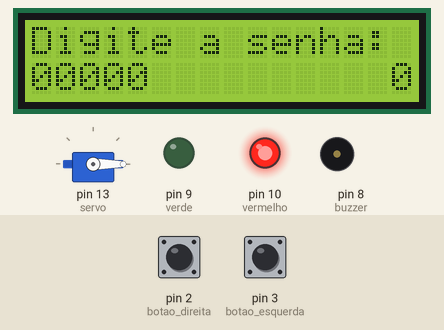
Recording of a sketch running on a simulated Arduino Uno, built with avr-gcc and run on an emulated ATmega328P. On the bench: 16×2 character LCD, servo, output pins drawn as LEDs (lit = HIGH), buzzer (waves = sounding, pin HIGH). The inputs (shaded band) are chosen by the test bench; at power-on: pin 2 (botao_direita) HIGH, pin 3 (botao_esquerda) HIGH.

Above: at 1.2 s.
1.3 s: pin 2 (botao_direita) pulled LOW for 0.15 s
At 1.6 s:
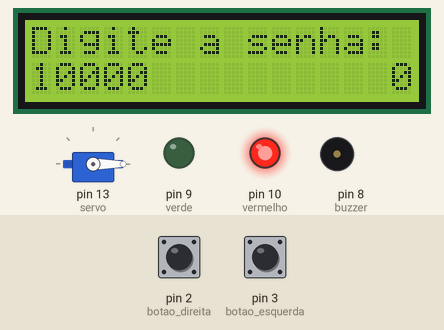
2.9 s: pin 3 (botao_esquerda) pulled LOW for 0.15 s
At 4.0 s:
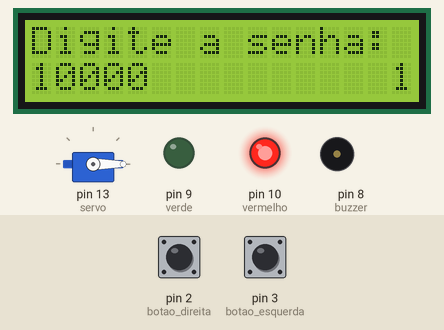
4.5 s: pin 2 (botao_direita) pulled LOW for 1 s
At 5.3 s:
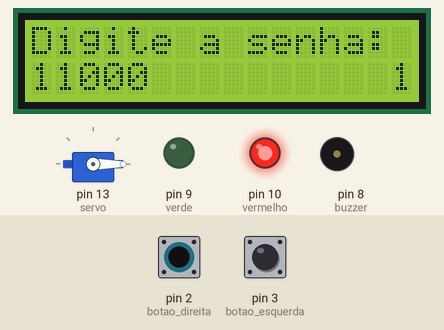
7.0 s: pin 3 (botao_esquerda) pulled LOW for 1 s
At 7.4 s:
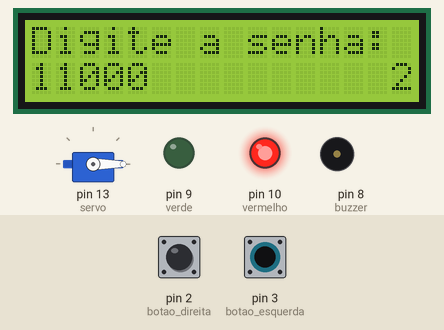
9.5 s: pin 3 (botao_esquerda) pulsed LOW 5 times (0.12 s each, 0.3 s apart)
At 10.26 s:
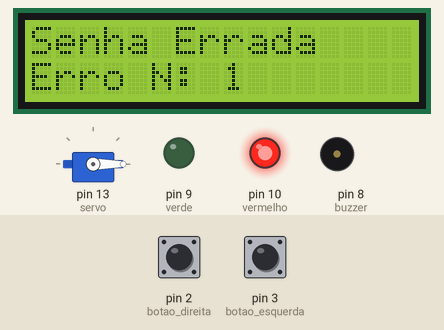
Timing chart, 0 to 12.5 s (numbered marks = the images above; inputs shaded):
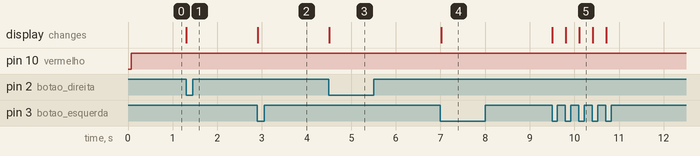

The sketch:

projeto.ino
```cpp
#include <LiquidCrystal.h>
#include <Servo.h>


#define vermelho 10
#define verde 9
#define buzzer 8
#define botao_esquerda 3
#define botao_direita 2

int pos = 0;
int erro_cnt = 0;
int pos_servo = 0;
int digito = 0;
String input = "";
String senha = "01234";
String estado = "fechado";

Servo servo;
LiquidCrystal lcd(12, 11, 7, 6, 5, 4);

void setup() {
  Serial.begin(9600);
  lcd.begin(16, 2); // Numero de colunas e linhas do LCD
  print_digite_senha();

  servo.attach(13,550,2500);

  pinMode(vermelho,OUTPUT); // led vermelho
  pinMode(verde, OUTPUT); // led verde
  pinMode(buzzer, OUTPUT); // buzzer

  pinMode(botao_direita,INPUT_PULLUP); // Botao 1
  pinMode(botao_esquerda,INPUT_PULLUP); // Botao 2
                                        //
  attachInterrupt(digitalPinToInterrupt(botao_direita), mudar_digito, FALLING); // 0 - 9
  attachInterrupt(digitalPinToInterrupt(botao_esquerda), proximo_digito, FALLING); // _0000 -> 0_000
}

void loop(){
  if(estado == "fechado" || estado == "alarme"){
    digitalWrite(vermelho,HIGH);
    digitalWrite(verde,LOW);
    if(pos_servo > 0) pos_servo--;
    if(estado == "alarme"){
      tone(buzzer,440);
      delay(1000 * erro_cnt*erro_cnt);
      noTone(buzzer);
      estado = "fechado";
    }
  } else if(estado == "aberto"){
    digitalWrite(vermelho,LOW);
    digitalWrite(verde,HIGH);
    if(pos_servo < 90) pos_servo++;
  }
  servo.write(pos_servo);
  delay(15);
}

void print_digite_senha(){
  lcd.setCursor(0,0);
  lcd.print("Digite a senha: ");
  lcd.setCursor(0, 1);
  lcd.print("00000           ");
  lcd.setCursor(0, 1);
  lcd.print(input);
  lcd.setCursor(pos, 1);
  lcd.print(digito);
  lcd.setCursor(15,1); // posicao do digito na ultima posicao do lcd
  lcd.print(pos);
}

void print_senha_errada(){
  lcd.setCursor(0, 0);
  lcd.print("Senha Errada    ");
  lcd.setCursor(0, 1);
  lcd.print("Erro N:         ");
  lcd.setCursor(8, 1);
  lcd.print(erro_cnt);
}

void print_aberto(){
  lcd.setCursor(0, 0);
  lcd.print("Cofre Aberto    ");
  lcd.setCursor(0, 1);
  lcd.print("                ");
}

void mudar_digito(){ // 0 - 9
  delay(15);
  if(estado == "alarme") return;
  digito = (digito + 1) % 10;
  if(pos < 5) print_digite_senha();
}

void proximo_digito(){ // _0000 -> 0_000
  delay(15);
  if(estado == "alarme") return;
  input += digito;
  digito = 0;
  pos++;
  if(pos < 5) print_digite_senha();
  else if(pos == 5){ // senha digitada
    if(senha != input){
      estado = "fechado";
      erro_cnt++;
      if(erro_cnt >= 3) estado = "alarme";
      print_senha_errada();
    } else {
      estado = "aberto";
      erro_cnt = 0;
      print_aberto();
    }
  } else if(pos == 6){ // prox senha
    estado = "fechado"; // fechar caso esteja aberto
    pos = 0;
    input = "";
    digito = 0;
    print_digite_senha();
  }
}
```

Measured:
- after the input at 1.3 s, the display: changes at once (image 1)
- after the input at 2.9 s, the display: changes at once (image 2)
- after the input at 4.5 s, the display: changes at once (image 3)
- after the input at 7.0 s, the display: changes at once (image 4)
- after the input at 9.5 s, the display: first changes at once (image 5 shows a later state)
